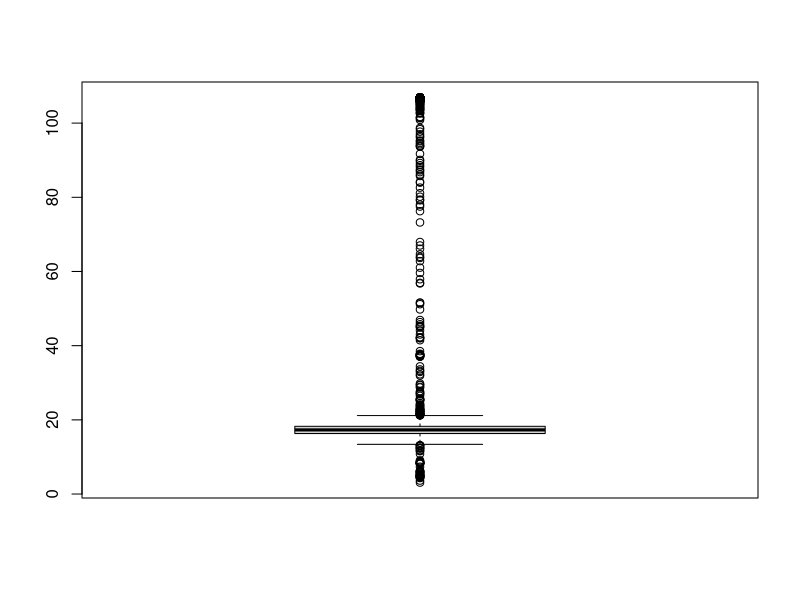
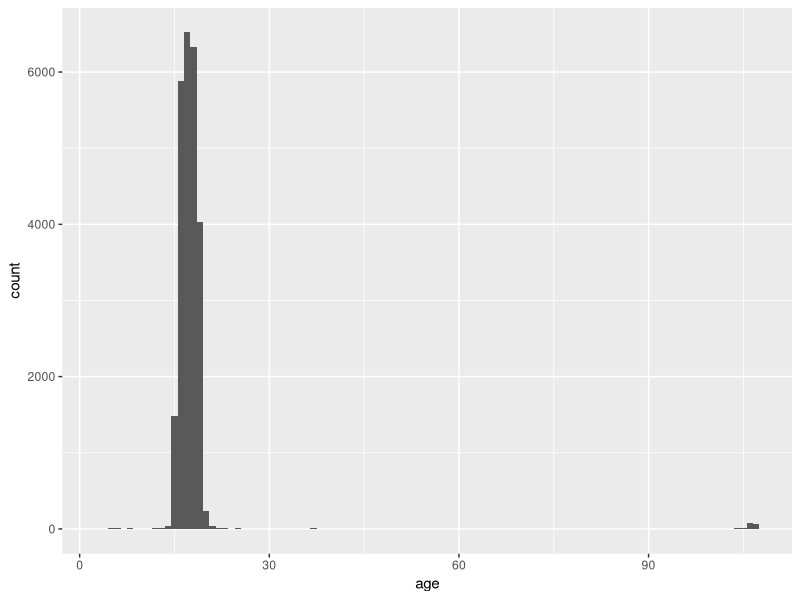
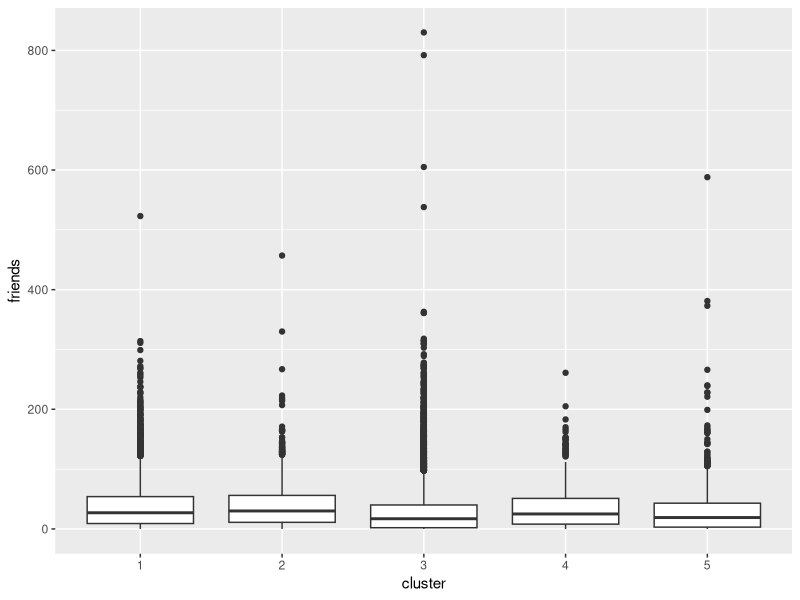
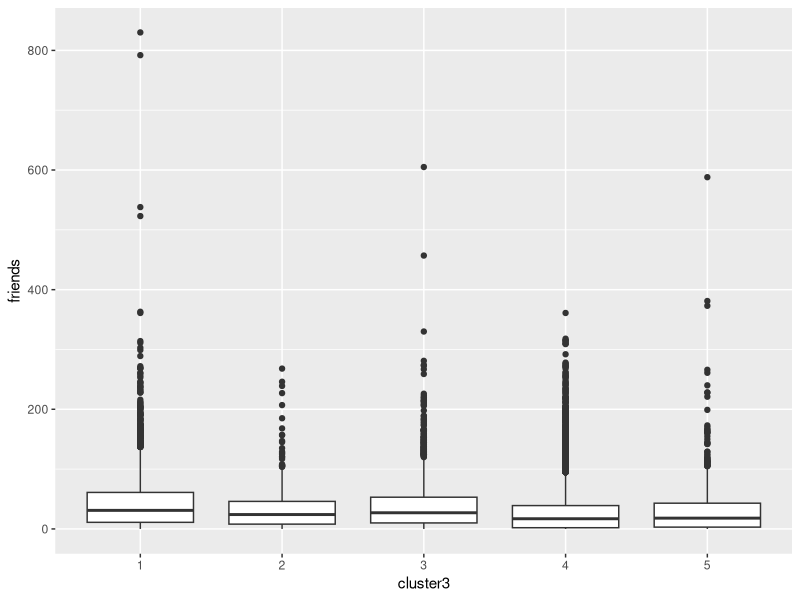

Reproduce these figures in R, in order.

# library packages =====================================================
library(tidyverse)

# prepare data =========================================================

## 1.import data
teens <- read.csv('snsdata.csv')

## 2.dealing with missing values
table(teens$gender)
table(teens$gender, useNA = 'ifany')
prop.table(table(teens$gender, useNA = 'ifany'))
## dummy coding(extract gender variable to two varialbes:female and no_gender)
teens$female <- ifelse(teens$gender == 'F' & !is.na(teens$gender), 1, 0)
teens$no_gender <- ifelse(is.na(teens$gender), 1, 0)
table(teens$female, useNA = 'ifany')
table(teens$no_gender, useNA = 'ifany')

## 3.dealing with outliers
summary(teens$age)
## there are students with extremely large(106.927) and small age(3.086)
boxplot(teens$age)
ggplot(teens,aes(age)) + 
  geom_histogram(binwidth = 1)
## recode outliers to be missing value NA
teens$age <- ifelse(teens$age >= 13 & teens$age <= 20, teens$age, NA)
summary(teens$age)
## compute the average age for total dataset
mean(teens$age, na.rm = TRUE)
## compute the average age for every grade year
aggregate(data = teens, age ~ gradyear, mean, na.rm = TRUE)
## use ave to get a vector mean age per grade year
avg_age <- ave(teens$age, teens$gradyear, 
               FUN = function(x)mean(x, na.rm = TRUE))
## replacing missing value with avg_age
teens$age <- ifelse(is.na(teens$age), avg_age, teens$age)
summary(teens$age)

# modeling =============================================================

## modeling 1st time =============================
## variable gender is duplicate
teens_kmeans <- kmeans(teens[, -2], 5)
attributes(teens_kmeans)
teens_kmeans$size

## modeling 2nd time =============================
## only use interests
interests <- teens[, 5:40]
## standardization
interests_z <- as.data.frame(lapply(interests, scale))
teens_cluster <- kmeans(interests_z, 5)
## check average value of each cluster on every interests
## 通过对比不同群在各个兴趣上的平均水平，发现各个群的特征差异
teens_cluster$center
## 把聚类结果存入原数据集中，看看分群与其他变量的关系
teens$cluster <- as.factor(teens_cluster$cluster)
table(teens$cluster)
teens[1:5, c("cluster", 'gender', 'friends', 'age')]
## average age per cluster
aggregate(data = teens, age ~ cluster, mean)
## 发现分群与年龄没太大关系，各群的平均年龄差不多
## average friends number per cluster
aggregate(data = teens, friends ~ cluster, mean)
## 有差异，朋友数量对分群有用，可加入模型中
## female propertion per cluster(total:73.5%)
aggregate(data = teens, female ~ cluster, mean)
## cluster=1,88.4%girls;cluster=4,69.6%girls female对分群也有作用

## modeling 3rd time =============================
## prepare data
teens3 <- teens[, 4:40]
teens3_z <- as.data.frame(lapply(teens3, scale))
female <- teens[, 41]
teens3_z <- cbind(teens3_z, female)
## modeling
teens3_cluster <- kmeans(teens3_z, 5)
## add cluster to teens data frame
teens$cluster3 <- as.factor(teens3_cluster$cluster)
table(teens$cluster3)
prop.table(table(teens$cluster3))
table(teens$cluster)
prop.table(table(teens$cluster))
## 发现加入年龄和性别变量后，分群后的比例更加悬殊
## 加入朋友数量这一变量后，分群后的朋友数量平均值差异更大
aggregate(data = teens, friends ~ cluster3, mean)
## 1/2/4群的女生比例均超过83%，female变量对分群有较大影响
aggregate(data = teens, female ~ cluster3, mean)

ggplot(teens, aes(cluster, friends)) + 
  geom_boxplot()
ggplot(teens, aes(cluster3, friends)) + 
  geom_boxplot()








